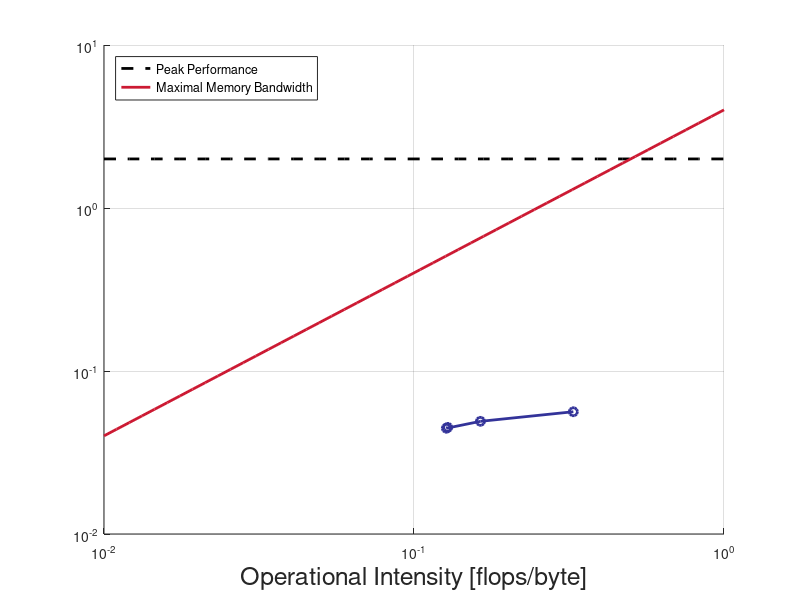

The MATLAB source for this figure: (Note: this script raises an error after producing the figure.)
%% All measurements are for B003 (Baseline)
roofline_points = [];

%% Performance Analysis 100k full
num_cycles = 377602017046; % CPU_CLK_UNHALTED.REF_TSC
num_messages = 537756;
% number of flops = FP_COMP_OPS_EXE.SSE_SCALAR_DOUBLE +
%                   FP_COMP_OPS_EXE.SSE_SCALAR_SINGLE + 
%                   FP_COMP_OPS_EXE.X87
num_flops = 14364021546 + 0 + 2664003996;
runtime = 114.685; % seconds
bandwidth_sec = 1.156; % GB/s

bandwidth_cycle = (runtime*bandwidth_sec*1000000000)/num_cycles;
flops_cycle = num_flops/num_cycles;
intensity = flops_cycle/bandwidth_cycle;
roofline_points = [roofline_points; intensity, flops_cycle];

%% Performance Analysis [dataset user 405] 734 movies, user 405
num_cycles = 234140351210; % CPU_CLK_UNHALTED.REF_TSC
num_messages = 330576;
% number of flops = FP_COMP_OPS_EXE.SSE_SCALAR_DOUBLE +
%                   FP_COMP_OPS_EXE.SSE_SCALAR_SINGLE + 
%                   FP_COMP_OPS_EXE.X87
num_flops = 8928013392 + 0 + 1500002250;
runtime = 71.113; % seconds
bandwidth_sec = 1.153; % GB/s

bandwidth_cycle = (runtime*bandwidth_sec*1000000000)/num_cycles;
flops_cycle = num_flops/num_cycles;
intensity = flops_cycle/bandwidth_cycle;
roofline_points = [roofline_points; intensity, flops_cycle];

%% Performance Analysis [dataset 512] 272 movies, user 1-10
num_cycles = 1553744330613; % CPU_CLK_UNHALTED.REF_TSC
num_messages = 2000409;
% number of flops = FP_COMP_OPS_EXE.SSE_SCALAR_DOUBLE +
%                   FP_COMP_OPS_EXE.SSE_SCALAR_SINGLE + 
%                   FP_COMP_OPS_EXE.X87
num_flops = 66078099117 + 0 + 10242015363;
runtime = 471.622; % seconds
bandwidth_sec = 0.988; % GB/s

bandwidth_cycle = (runtime*bandwidth_sec*1000000000)/num_cycles;
flops_cycle = num_flops/num_cycles;
intensity = flops_cycle/bandwidth_cycle;
roofline_points = [roofline_points; intensity, flops_cycle];

%% Performance Analysis 32 movies, user 1-10
num_cycles = 72650108975; % CPU_CLK_UNHALTED.REF_TSC
num_messages = 163805;
% number of flops = FP_COMP_OPS_EXE.SSE_SCALAR_DOUBLE +
%                   FP_COMP_OPS_EXE.SSE_SCALAR_SINGLE + 
%                   FP_COMP_OPS_EXE.X87
num_flops = 3708005562 + 0 + 378000567;
runtime = 22.065; % seconds
bandwidth_sec = 0.567; % GB/s

bandwidth_cycle = (runtime*bandwidth_sec*1000000000)/num_cycles;
flops_cycle = num_flops/num_cycles;
intensity = flops_cycle/bandwidth_cycle;
roofline_points = [roofline_points; intensity, flops_cycle];

%% Roofline Plot Baseline
figure;
hold on; grid on
fontsize = 18;
x = logspace(-2,0);

maxBytesCycle = 4;
% flops / cycle
peakPerf = 2;
oneOpCycle = 1;

% Scalar peak performance
ys = ones(length(x),1).*peakPerf;
perfBound = loglog(x,ys,'--k','LineWidth',2);

% memory bandwidth
yb = x.*maxBytesCycle;
memBound = loglog(x,yb,'-k','LineWidth',2);
set(memBound(1),'color',[0.8 0.1 0.2]);
% measurements
p=loglog(roofline_points(:,1), roofline_points(:,2), '-o', 'LineWidth',2);
set(p(1),'color',[0.2 0.2 0.6])


legend('Peak Performance','Maximal Memory Bandwidth','Location','northwest');
xlabel('Operational Intensity [flops/byte]', 'fontsize', fontsize)
y=ylabel({'Performance [flops/cycle]'}, 'fontsize', fontsize,'rot', 0, 'Horizontalalignment', 'left');
set(y, 'position', [0.01,10.2,0]);
set(gca,'XScale','log')
set(gca,'YScale','log')
% t=title('Roofline Plot Baseline','fontsize', fontsize+1);
% titlepos = get(t,'position') + [0, 3, 0];
% set(t, 'position', titlepos);
set(gca,'fontsize', fontsize);
print(gcf, '-r150', 'roofline_baseline.png', '-dpng');

%% Measurements for B040
% compiled with gcc 4.5.2, -O3, cygwin64
roofline_points = [];
%% Performance Analysis 100k full, single precision
num_cycles = 3356005034; % CPU_CLK_UNHALTED.REF_TSC
num_messages = 54912;
% number of flops = FP_COMP_OPS_EXE.SSE_SCALAR_DOUBLE +
%                   FP_COMP_OPS_EXE.SSE_SCALAR_SINGLE + 
%                   FP_COMP_OPS_EXE.X87
num_flops = 72000108 + 12000018 + 18000027;
runtime = 1.019; % seconds
bandwidth_sec = 1.229; % GB/s

bandwidth_cycle = (runtime*bandwidth_sec*1000000000)/num_cycles;
flops_cycle = num_flops/num_cycles;
intensity = flops_cycle/bandwidth_cycle;
roofline_points = [roofline_points; intensity, flops_cycle];
%% Performance Analysis 100k full, double precision
num_cycles = 31454047181; % CPU_CLK_UNHALTED.REF_TSC
num_messages = 448130;
% number of flops = FP_COMP_OPS_EXE.SSE_SCALAR_DOUBLE +
%                   FP_COMP_OPS_EXE.SSE_SCALAR_SINGLE + 
%                   FP_COMP_OPS_EXE.X87
num_flops = 816001224 + 0 + 384000576;
runtime = 9.553; % seconds
bandwidth_sec = 2.176; % GB/s

bandwidth_cycle = (runtime*bandwidth_sec*1000000000)/num_cycles;
flops_cycle = num_flops/num_cycles;
intensity = flops_cycle/bandwidth_cycle;
roofline_points = [roofline_points; intensity, flops_cycle];
%% Performance Analysis [dataset user 405] 734 movies, user 405, single precision
num_cycles = 2538003807; % CPU_CLK_UNHALTED.REF_TSC
num_messages = 54330;
% number of flops = FP_COMP_OPS_EXE.SSE_SCALAR_DOUBLE +
%                   FP_COMP_OPS_EXE.SSE_SCALAR_SINGLE + 
%                   FP_COMP_OPS_EXE.X87
num_flops = 78000117 + 6000009 + 18000027;
runtime = 0.771; % seconds
bandwidth_sec = 1.568; % GB/s

bandwidth_cycle = (runtime*bandwidth_sec*1000000000)/num_cycles;
flops_cycle = num_flops/num_cycles;
intensity = flops_cycle/bandwidth_cycle;
roofline_points = [roofline_points; intensity, flops_cycle];
%% Performance Analysis [dataset user 405] 734 movies, user 405, double precision
num_cycles = 16308024462; % CPU_CLK_UNHALTED.REF_TSC
num_messages = 275480;
% number of flops = FP_COMP_OPS_EXE.SSE_SCALAR_DOUBLE +
%                   FP_COMP_OPS_EXE.SSE_SCALAR_SINGLE + 
%                   FP_COMP_OPS_EXE.X87
num_flops = 438000657 + 0 + 222000333;
runtime = 4.953; % seconds
bandwidth_sec = 2.238; % GB/s

bandwidth_cycle = (runtime*bandwidth_sec*1000000000)/num_cycles;
flops_cycle = num_flops/num_cycles;
intensity = flops_cycle/bandwidth_cycle;
roofline_points = [roofline_points; intensity, flops_cycle];
%% Performance Analysis [dataset 512] 272 movies, user 1-10, single precision
num_cycles = 9630014445; % CPU_CLK_UNHALTED.REF_TSC
num_messages = 105670;
% number of flops = FP_COMP_OPS_EXE.SSE_SCALAR_DOUBLE +
%                   FP_COMP_OPS_EXE.SSE_SCALAR_SINGLE + 
%                   FP_COMP_OPS_EXE.X87
num_flops = 204000306 + 30000045 + 102000153;
runtime = 2.925; % seconds
bandwidth_sec = 1.699; % GB/s

bandwidth_cycle = (runtime*bandwidth_sec*1000000000)/num_cycles;
flops_cycle = num_flops/num_cycles;
intensity = flops_cycle/bandwidth_cycle;
roofline_points = [roofline_points; intensity, flops_cycle];
%% Performance Analysis [dataset 512] 272 movies, user 1-10, double precision
num_cycles = 93388140082; % CPU_CLK_UNHALTED.REF_TSC
num_messages = 2083777;
% number of flops = FP_COMP_OPS_EXE.SSE_SCALAR_DOUBLE +
%                   FP_COMP_OPS_EXE.SSE_SCALAR_SINGLE + 
%                   FP_COMP_OPS_EXE.X87
num_flops = 2814004221 + 0 + 1356002034;
runtime = 30.253; % seconds
bandwidth_sec = 2.237; % GB/s

bandwidth_cycle = (runtime*bandwidth_sec*1000000000)/num_cycles;
flops_cycle = num_flops/num_cycles;
intensity = flops_cycle/bandwidth_cycle;
roofline_points = [roofline_points; intensity, flops_cycle];
%% Roofline Plot Baseline & B040
% Peak division perf
ys = ones(length(x),1).*(1/22);
divBound = loglog(x,ys,'-k','LineWidth',2);
% title('Roofline Plot Build 40','fontsize', fontsize);
legend([perfBound, divBound, memBound],{'Peak Performance', 'Peak Division Performance', 'Maximal Memory Bandwidth'},'Location','northwest');
% measurements
p=loglog(roofline_points(:,1), roofline_points(:,2), '-o', 'LineWidth',2);
set(p(1),'color',[0.1 0.5 0.1]);
text(0.2, 0.023,{'Baseline'},'VerticalAlignment','middle','HorizontalAlignment','center', 'fontsize', fontsize,'BackgroundColor',[1 1 1],'Margin',1);
text(0.075, 0.023,{'Build 40'},'VerticalAlignment','middle','HorizontalAlignment','center', 'fontsize', fontsize,'BackgroundColor',[1 1 1],'Margin',1);
print(gcf, '-r150', 'roofline_mixed.png', '-dpng');
saveas(gcf, 'roofline_mixed', 'pdf')